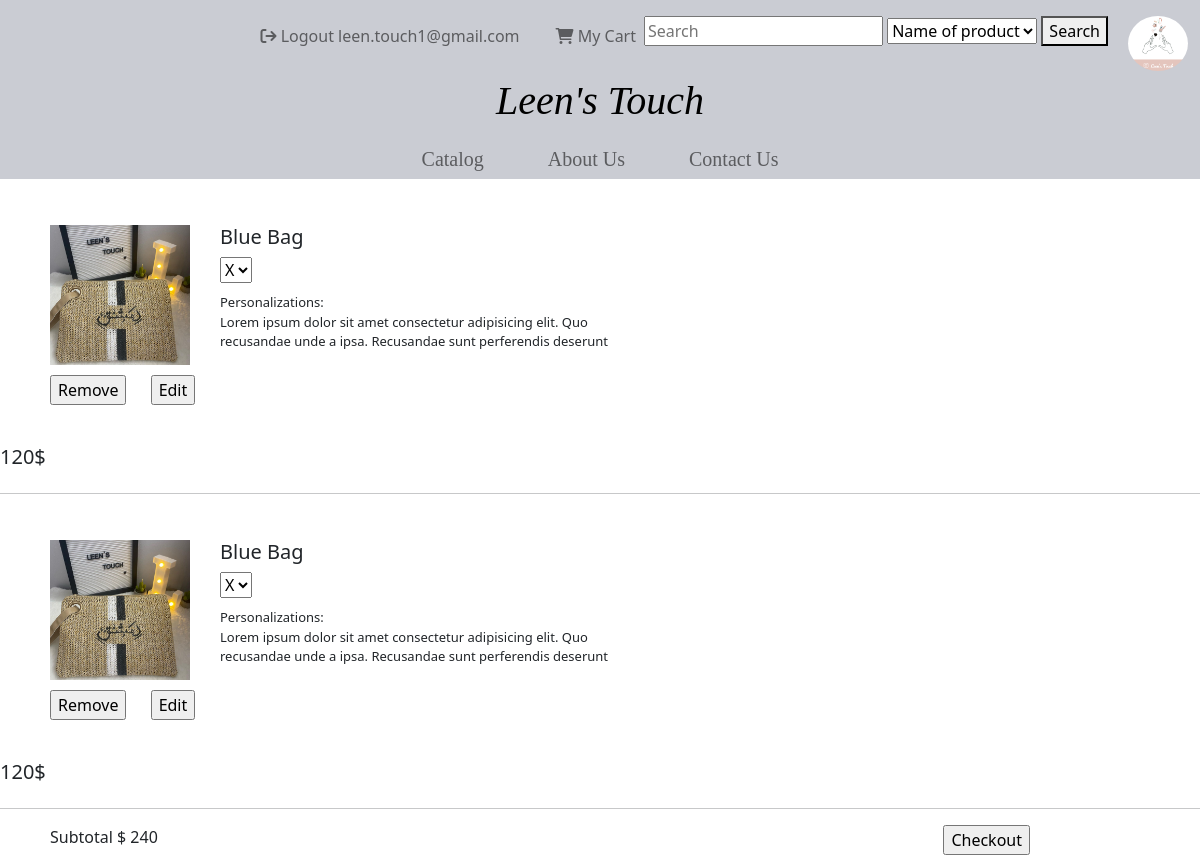
The page /Catalog/viewCart (signed in) on the database as committed earlier.
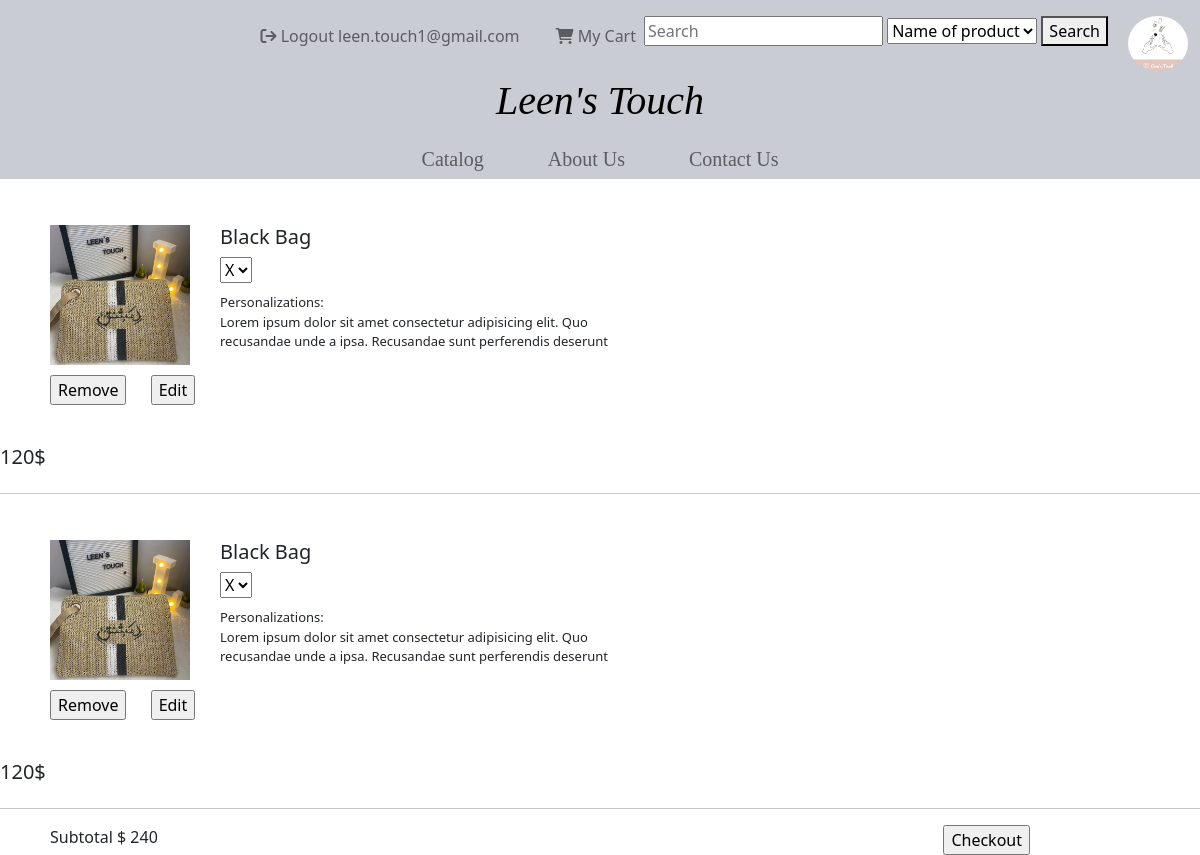
The same page on the database as committed later.
### tables this page shows
CREATE TABLE `products` (
  `upc` int(13) NOT NULL,
  `product_name` varchar(50) NOT NULL,
  `product_type` varchar(25) NOT NULL,
  `description` varchar(500) NOT NULL,
  `price` double NOT NULL,
  `image` varchar(100) NOT NULL,
  `colour` varchar(15) NOT NULL,
  `quantity` int(2) NOT NULL,
  `fulfill_time` int(2) NOT NULL
);

### app/controllers/Catalog.php (called while the page is built, shortened)
<?php
class Catalog extends Controller
{
    public function __construct()
    {
        $this->productModel = $this->model('productModel');
    }
    public function viewCart()
    {
        $products = array();
        $cart = $this->productModel->getCart();
        $data = [
            "cart" => $cart
        ];
        foreach ($data['cart'] as $item) {
            $products[] = $this->productModel->getProduct($item->upc);
        }
        $images = array();
        $names = array();
        foreach ($products as $p) {
            $images[] = $p->image;
            $names[] = $p->product_name;
        }
        $array = json_decode(json_encode($data), true);
        $newarray = array();
        $count = 0;
        foreach ($array['cart'] as $item) {
            $item['image'] = $images[$count];
            $item['name'] = $names[$count];
            $newarray[] = $item;
            $count++;
        }
        $this->view('Catalog/viewCart',$newarray);
    }
}
?>

### app/core/app.php (called while the page is built, shortened)
<?php
    class App{
        protected $currentMethod = 'index';
        public function __construct()
        {
            $url = $this->parseURL();
            if(file_exists('../app/controllers/'.$url[0].'.php')){
                unset($url[0]);
            }
            $this->currentController = new $this->currentController;
            if(isset($url[1])){
                if(method_exists($this->currentController, $url[1])){
                    $this->currentMethod = $url[1];
                    unset($url[1]);
                }
            }
            $this->params = $url ? array_values($url) : [];
            call_user_func_array([$this->currentController, $this->currentMethod], $this->params);
        }
        public function parseURL(){
            if(isset($_GET['url'])){
                $url = rtrim($_GET['url'], '/');
                $url = filter_var($url, FILTER_SANITIZE_URL);
                $url = explode('/',$url);
                return $url;
            }
        }
    }

### public/index.php (called while the page is built, shortened)
<?php
    $init = new App;
?>

### app/core/helper.php (called while the page is built, shortened)
<?php
    function isLoggedIn(){
      if(isset($_SESSION['user_id'])){
        return true;
      } else {
        return false;
      }
    }
?>

### app/core/Model.php (called while the page is built, shortened)
<?php
class Model
{
    private $host = DB_HOST;
    private $user = DB_USER;
    private $pass = DB_PASS;
    private $dbname = DB_NAME;
    private $dbh;
    private $stmt;
    public function __construct()
    {
        $dsn = 'mysql:host=' . $this->host . ';dbname=' . $this->dbname;
        $options = array(
            PDO::ATTR_PERSISTENT => true,
            PDO::ATTR_ERRMODE => PDO::ERRMODE_EXCEPTION
        );
        try {
            $this->dbh = new PDO($dsn, $this->user, $this->pass, $options);
        } catch (PDOException $e) {
            $this->error = $e->getMessage();
            echo $this->error;
        }
    }
    public function query($sql)
    {
        $this->stmt = $this->dbh->prepare($sql);
    }
    public function bind($param, $value, $type = null)
    {
        if (is_null($type)) {
            switch (true) {
                default:
                    $type = PDO::PARAM_STR;
            }
        }
        $this->stmt->bindValue($param, $value, $type);
    }
    public function execute()
    {
        return $this->stmt->execute();
    }
    public function getResultSet(){
        $this->execute();
        return $this->stmt->fetchAll(PDO::FETCH_OBJ);
    }
    public function getSingle(){
        $this->execute();
        return $this->stmt->fetch(PDO::FETCH_OBJ);
    }
}

### app/models/productModel.php (called while the page is built, shortened)
<?php
    class productModel{
        public function __construct(){
            $this->db = new Model;
        }
        public function getProduct($product_id){
            $this->db->query("SELECT * FROM products WHERE upc = :product_id");
            $this->db->bind(':product_id',$product_id);
            return $this->db->getSingle();
        }
        public function getCart(){
            $this->db->query("SELECT * FROM cart");
            return $this->db->getResultSet();
        }
    }
?>

### app/views/Catalog/viewCart.php (the view, shortened to what this page needs)
<?php require APPROOT . '/views/includes/header.php'; ?>
<?php foreach ($data as $item){ ?>
    <form action="cart" method="post">
        <div class="item">
            <div class="row">
                <div class="column-1">
                    <div class="image">
                        <img src="<?= URLROOT.$item['image'] ?>" alt="image" width="140" height="140">
                        <div class="buttons" style="margin-top: 10px; margin-bottom: 10px;">
                            <input type="submit" value="Remove" name="remove" style="margin-right: 20px;">
                            <input type="submit" value="Edit" name="edit">
                        </div>
                    </div>
                </div>
                <div class="column-2">
                    <h5><?= $item['name']?></h5>
                    <select name="quantity" id="quantity">
                        <option value="x">X</option>
                    </select>
                    <p style="margin-top: 10px; font-size: 13px; width: 50%;">
                        Personalizations: <br>
                        Lorem ipsum dolor sit amet consectetur adipisicing elit. Quo
                        recusandae unde a ipsa. Recusandae sunt perferendis deserunt
                    </p>
                </div>
                <div class="column-3">
                    <h5><?= $item['total_price'] ?>$</h5>
                </div>
            </div>
        </div>
    </form>
    <hr>
<?php } ?>
<div class="checkout">
    <span class="text">Subtotal</span>
    <span class="price">&dollar;
        <?php
            $price = 0;
            foreach ($data as $item) {
                $price += $item['total_price'];
            }
            echo $price;
        ?>
    </span>
    <input style="float: right; margin-right: 170px;" type="submit" value="Checkout" name="checkout">
</div>
<?php require APPROOT . '/views/includes/footer.php'; ?>

### app/core/Controller.php (shortened to what this page needs)
<?php
    class Controller{
        public function view($name, $data = []){
            if(file_exists('../app/views/'.$name.'.php')){
                require_once('../app/views/'.$name.'.php');
            }
            else{
                echo '../app/views/'.$name.'.php does not exists';
            }
        }
        public function model($modelName){
            return new $modelName;
        }
    }
?>

### app/views/includes/header.php (shortened to what this page needs)
<html lang="en">
<head>
  <link rel="stylesheet" href="<?php echo URLROOT; ?>/css/style.css">
  <link href="https://cdn.jsdelivr.net/npm/bootstrap@5.1.3/dist/css/bootstrap.min.css" rel="stylesheet">
  <link rel="stylesheet" href="https://cdnjs.cloudflare.com/ajax/libs/font-awesome/6.0.0/css/all.min.css" />
</head>
<body>
<div class="container-fluid ps-0 pe-0" >
<nav class="navbar navbar-expand-sm navbar-light bg-secondary pt-3 pb-0 " style="padding: 0px;background-color:#b2b4bfad!important; ">
  <div class="container-fluid " >
    <div class="collapse navbar-collapse" id="mynavbar">
      <ul class="nav navbar-nav navbar-right">
        <?php
          if (isLoggedIn()) {
            echo '<li style="margin-left:20px" class="nav-item"><a class="nav-link" href="/LeensTouch/Login/logout"><i class="fa-solid fa-sign-out"></i> Logout  '. $_SESSION['user_fname'].'</a></li>';
            echo '<li style="margin-left:20px" class="nav-item"><a class="nav-link" href="/LeensTouch/Catalog/viewCart"><i class="fa-solid fa-cart-shopping"></i> My Cart </a></li>';
            echo ' <form class="form-inline" action="/LeensTouch/Search/getResult/" method="POST">
            <div class="search-bar">
            <input type="text" name="search_text"  placeholder="Search">
            <select  name="search_type" <?php ?>>
              <option value="Name">Name of product</option>
              <option value="Colour" >By Colour</option>
              <option value="available">Show Available</option>
              <option value="sortLowest">Sort by price A-Z</option>
              <option value="sortHighest">Sort by price Z-A</option>
            </select>
            <button type="submit" name="search"> Search</button>
          </div>
        </form>';
          }
          echo '<div style="margin-left:20px" class="d-flex align-items-center"><a href="/LeensTouch/Home"><img class="rounded-circle" src="'.URLROOT.'/public/img/LT-Logo.png" width="60"></a></div>';
        ?>
      </ul>
    </div>
  </div>
</nav>
<nav class="navbar navbar-expand-sm navbar-light bg-secondary" style="padding: 0px;padding-bottom: 10px; background-color:#b2b4bfad!important; ">
  <ul style="margin: auto; height: 50px; text-align: center;" class="nav navbar-nav navbar-right">
  <a class="nav-link pt-0" href="/LeensTouch/Home"><p  style="font-size: 40px; font-family:'LucidaCalligraphy-Italic'; color: #000000;"><em><?php echo SITENAME; ?></em></p></a>
  </ul>
</nav>
<nav class=" navbar navbar-expand-sm navbar-light bg-secondary h5 p-0 pt-2 mb-0 " style="color: #000000!important; background-color:#b2b4bfad!important; ">
  <div class="collapse navbar-collapse" id="mynavbar">
    <ul style="margin: auto; text-align: center; font-family:'Constantia-Regular';" class="navbar-nav ">
      <li class="nav-item me-5">
        <a class="nav-link" href="/LeensTouch/Catalog">Catalog</a>
      </li>
      <li class="nav-item me-5">
        <a class="nav-link" href="/LeensTouch/About">About Us</a>
      </li>
      <li class="nav-item">
        <a class="nav-link" href="/LeensTouch/Contact">Contact Us</a>
      </li>
    </ul>
  </div>
</nav>

### app/views/includes/footer.php (shortened to what this page needs)
</div>
</body>
</html>

### app/views/Catalog/viewCart.php (style rules this page uses)
* { box-sizing: border-box; }
.row { width: 100%; overflow: hidden; }
.column-1 { margin-left: 50px; margin-top: 30px; float: left; width: 170px; }
.column-2 { margin-top: 30px; width: 70%; }
.column-3 { margin-top: 30px; width: 15%; }
.checkout { margin-left: 50px; }

Rows that differ between the two databases and show on the page:
changed products: product_name "Blue Bag" → "Black Bag"
